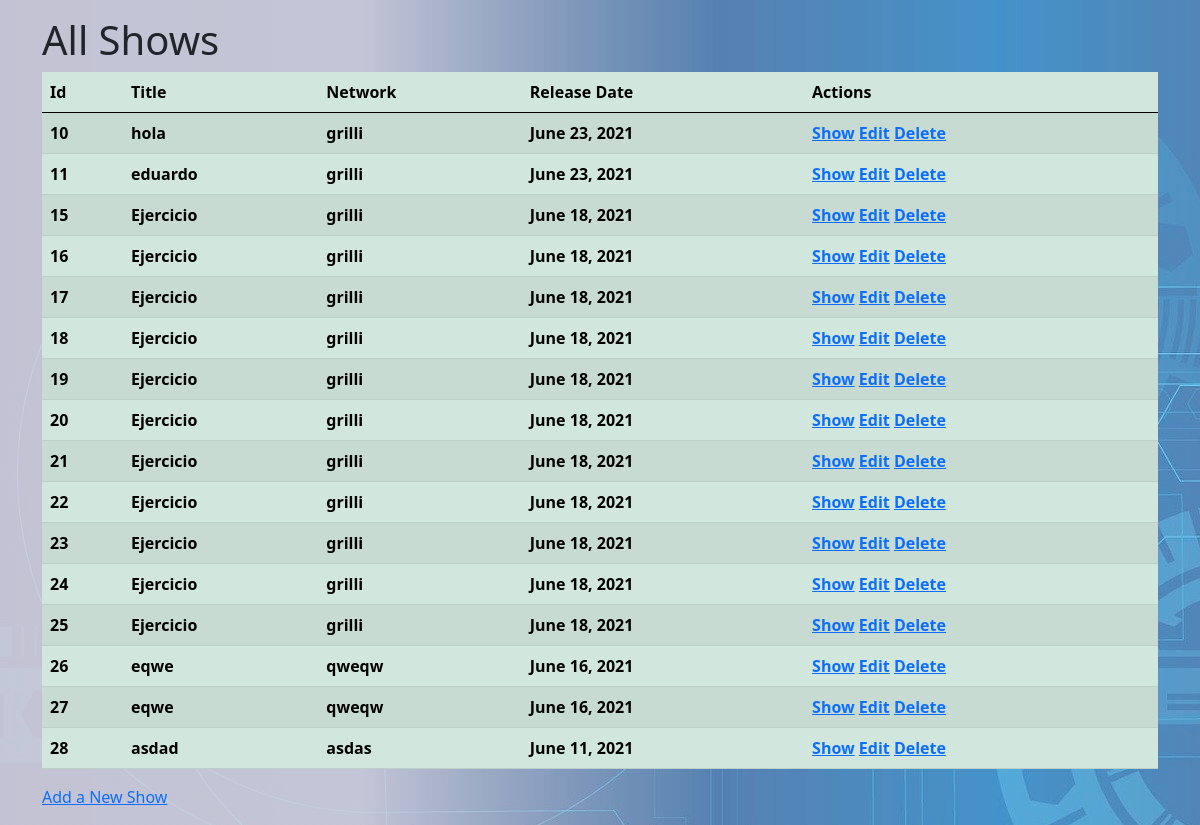
The app's page /shows, older data.
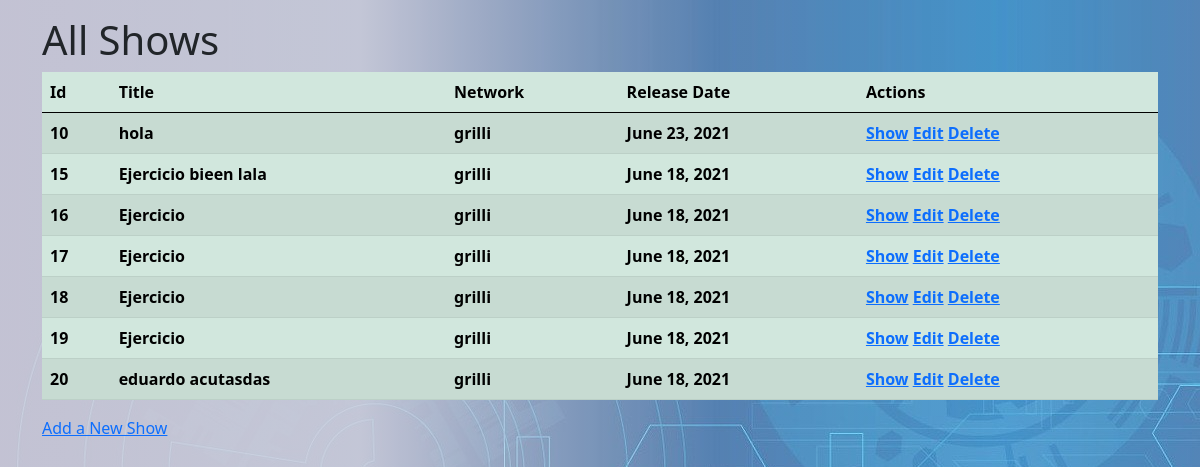
The same page, newer data.
### app_tv/models.py (models this page shows, shortened)
class Show(models.Model):
    title = models.CharField(max_length=50)
    network = models.CharField(max_length=50)
    release_date=models.DateField()
    description=models.CharField(max_length=50)
    created_at = models.DateTimeField(auto_now_add=True)
    updated_at = models.DateTimeField(auto_now=True)

### app_tv/views.py (the view)
# urls.py: path('shows',views.show),
def show(request):
    context={
        "shows":Show.objects.all()
    }
    return render(request,"read-all.html",context)

### app_tv/templates/read-all.html (shortened to what this page needs)
<!DOCTYPE html>
<html lang="en">
<head>
	{%load static%}
	<link rel="stylesheet" href="{% static 'css/bootstrap/bootstrap.css' %}">
	<link rel="stylesheet" href="{% static 'css/style.css' %}">
</head>
<body>
	<div class="container  py-3">
		<h1 class="text-left">All Shows</h1>
		<table class="table table-success table-striped">
			<thead>
				<tr>
					<th>Id</th>
					<th>Title</th>
					<th>Network</th>
					<th>Release Date</th>
					<th>Actions</th>
				</tr>
			</thead>
			<tbody>
				{% for show in shows %}
				<tr>
					<th>{{show.id}}</th>
					<th>{{show.title}}</th>
					<th>{{show.network}}</th>
					<th>{{show.release_date}}</th>
					<th><a href="shows/{{show.id}}">Show</a> <a href="shows/{{show.id}}/edit">Edit</a> <a href="shows/{{show.id}}/destroy">Delete</a></th>
				</tr>
				{% endfor %}
			</tbody>
		</table>
		<a href="/shows/new">Add a New Show</a>
	</div>
</body>
</html>

### app_tv/static/css/style.css (style rules this page uses)
body { background:linear-gradient(90deg, rgba(218, 218, 228, 0.869) 30%, rgba(243, 243, 243, 0.236) 60%), url(../images/fondo.jpg); height: 100vh; }

Row changes from the older to the newer data that the page shows:
removed Show: id "11", title "eduardo", network "grilli", release_date "June 23, 2021"
removed Show: id "21", title "Ejercicio", network "grilli", release_date "June 18, 2021"
removed Show: id "22", title "Ejercicio", network "grilli", release_date "June 18, 2021"
removed Show: id "23", title "Ejercicio", network "grilli", release_date "June 18, 2021"
removed Show: id "24", title "Ejercicio", network "grilli", release_date "June 18, 2021"
removed Show: id "25", title "Ejercicio", network "grilli", release_date "June 18, 2021"
removed Show: id "26", title "eqwe", network "qweqw", release_date "June 16, 2021"
removed Show: id "27", title "eqwe", network "qweqw", release_date "June 16, 2021"
removed Show: id "28", title "asdad", network "asdas", release_date "June 11, 2021"
changed Show id 15: title "Ejercicio" → "Ejercicio bieen lala"
changed Show id 20: title "Ejercicio" → "eduardo acutasdas"
